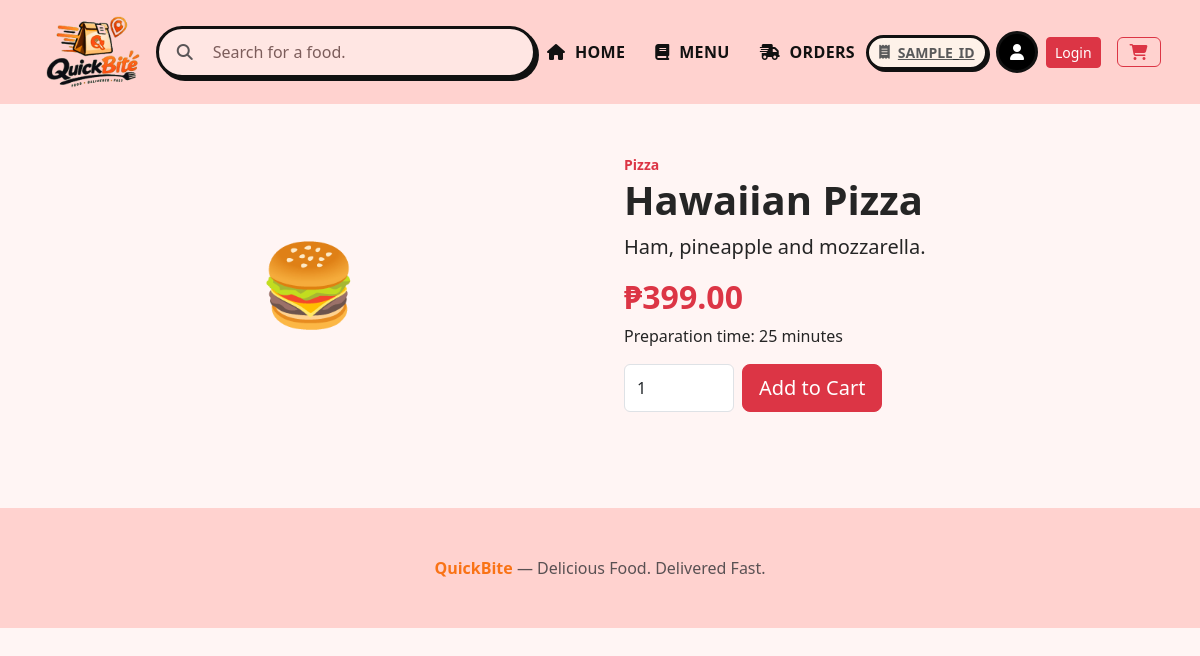
The app's page /food-details.php?id=5 with its own data.
### tables this page shows
CREATE TABLE foods(
 id INT AUTO_INCREMENT PRIMARY KEY,
 category_id INT NOT NULL,
 name VARCHAR(150) NOT NULL,
 description TEXT,
 price DECIMAL(10,2) NOT NULL,
 prep_minutes INT DEFAULT 15,
 image VARCHAR(255) NULL,
 status TINYINT(1) DEFAULT 1,
 created_at TIMESTAMP DEFAULT CURRENT_TIMESTAMP,
 FOREIGN KEY(category_id) REFERENCES categories(id)
);

CREATE TABLE categories(
 id INT AUTO_INCREMENT PRIMARY KEY,
 name VARCHAR(100) NOT NULL,
 status TINYINT(1) DEFAULT 1,
 created_at TIMESTAMP DEFAULT CURRENT_TIMESTAMP
);

### includes/functions.php (called while the page is built, shortened)
<?php
function e($value) { return htmlspecialchars((string)$value, ENT_QUOTES, 'UTF-8'); }
function money($n) { return '₱' . number_format((float)$n, 2); }
?>

### food-details.php (the view, shortened to what this page needs)
<?php
require_once "config/database.php";require_once "includes/functions.php";
$id=(int)($_GET['id']??0);$s=$pdo->prepare("SELECT f.*,c.name category FROM foods f JOIN categories c ON c.id=f.category_id WHERE f.id=? AND f.status=1");$s->execute([$id]);$f=$s->fetch();if(!$f)die("Food not found.");
$page_title=$f['name'];include "includes/header.php";?>
<div class="container py-5"><div class="row g-5 align-items-center"><div class="col-md-6"><?php if($f['image']):?><img src="<?=e($f['image'])?>" class="img-fluid rounded-5 shadow"><?php else:?><div class="display-1 text-center py-5">🍔</div><?php endif;?></div>
<div class="col-md-6"><small class="text-danger fw-bold"><?=e($f['category'])?></small><h1 class="fw-bold"><?=e($f['name'])?></h1><p class="lead"><?=e($f['description'])?></p><h2 class="price"><?=money($f['price'])?></h2><p>Preparation time: <?=e($f['prep_minutes'])?> minutes</p>
<form method="post" class="d-flex gap-2"><input type="number" min="1" name="quantity" value="1" class="form-control" style="max-width:110px"><button class="btn btn-danger btn-lg">Add to Cart</button></form></div></div></div>
<?php include "includes/footer.php"; ?>

### assets/css/style.css (style rules this page uses)
body { background:#fffaf7;color:#252525 }
:root { --pink-bg:#ffd2cf;--pink-bg-2:#ffe6e3;--pink-light:#fff1ee;--pink-dark:#e8a3a0;--pink-deep:#ff9c99;--orange:#ff9a3d;--orange-deep:#f97316;--outline:#1f1014 }
.landing-body { background:#fff5f4 }
.price { font-weight:800;color:#dc3545 }

### records on screen
foods: category.name "Pizza", name "Hawaiian Pizza", description "Ham, pineapple and mozzarella.", price "₱399.00", prep_minutes "25"
